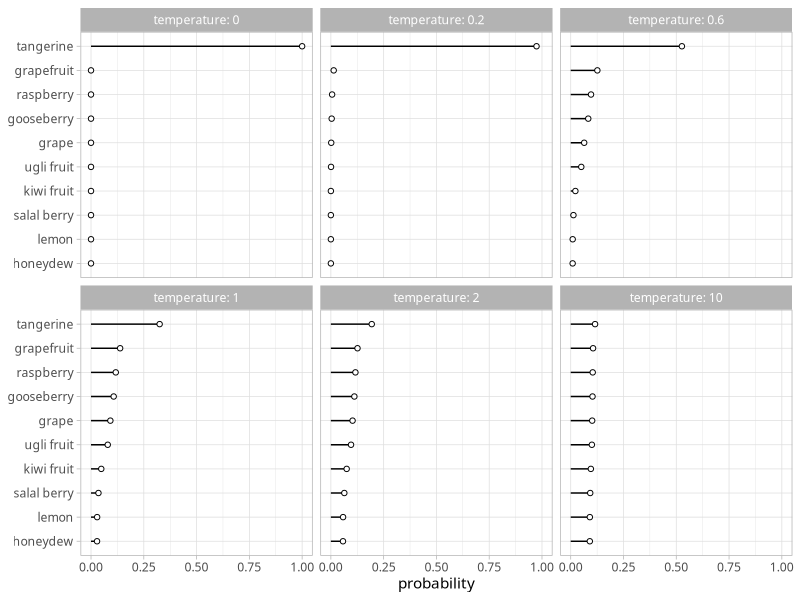

Generate this figure with R:
## ---- chunk 1
#| code-summary: R Code
#| code-fold: true
#| label: fig-temperature
#| fig-cap: As $\tau$ increases, the resulting distribution becomes more uniform. Note that this plot shows "fruits" instead of actual tokens, which tend to be chunks of words.

library(ggplot2)

softmax <- function(x, temp = 1) {
  stopifnot(length(temp) == 1, temp >= 0)

  if (temp == 0) {
    i <- which.max(x)
    x[] <- 0L
    x[i] <- 1L
    return(x)
  }
  # Apply temperature
  x_scaled <- x / temp
  # Shift x for numerical stability
  shifted_x <- x_scaled - max(x_scaled)
  # Apply softmax
  exp_x <- exp(shifted_x)
  return(exp_x / sum(exp_x))
}

set.seed(1)
k <- rnorm(10)
names(k) <- sample(stringr::fruit, 10)
temps <- c(0, 0.2, 0.6, 1, 2, 10)

d <- purrr::map_df(temps, function(t) {
  out <- tibble::enframe(softmax(k, t))
  out$temperature <- t
  return(out)
})

lvls <- names(sort(softmax(k)))
d$name <- factor(d$name, levels = lvls)

d |>
  ggplot(aes(value, name)) +
  geom_segment(aes(xend = value, x = 0)) +
  geom_point(shape = 21, fill = "white") +
  facet_wrap(
    facets = ~temperature,
    labeller = labeller(temperature = \(x) paste("temperature:", x))
  ) +
  labs(x = "probability", y = NULL) +
  theme_light(base_family = "Avenir Next Condensed")
